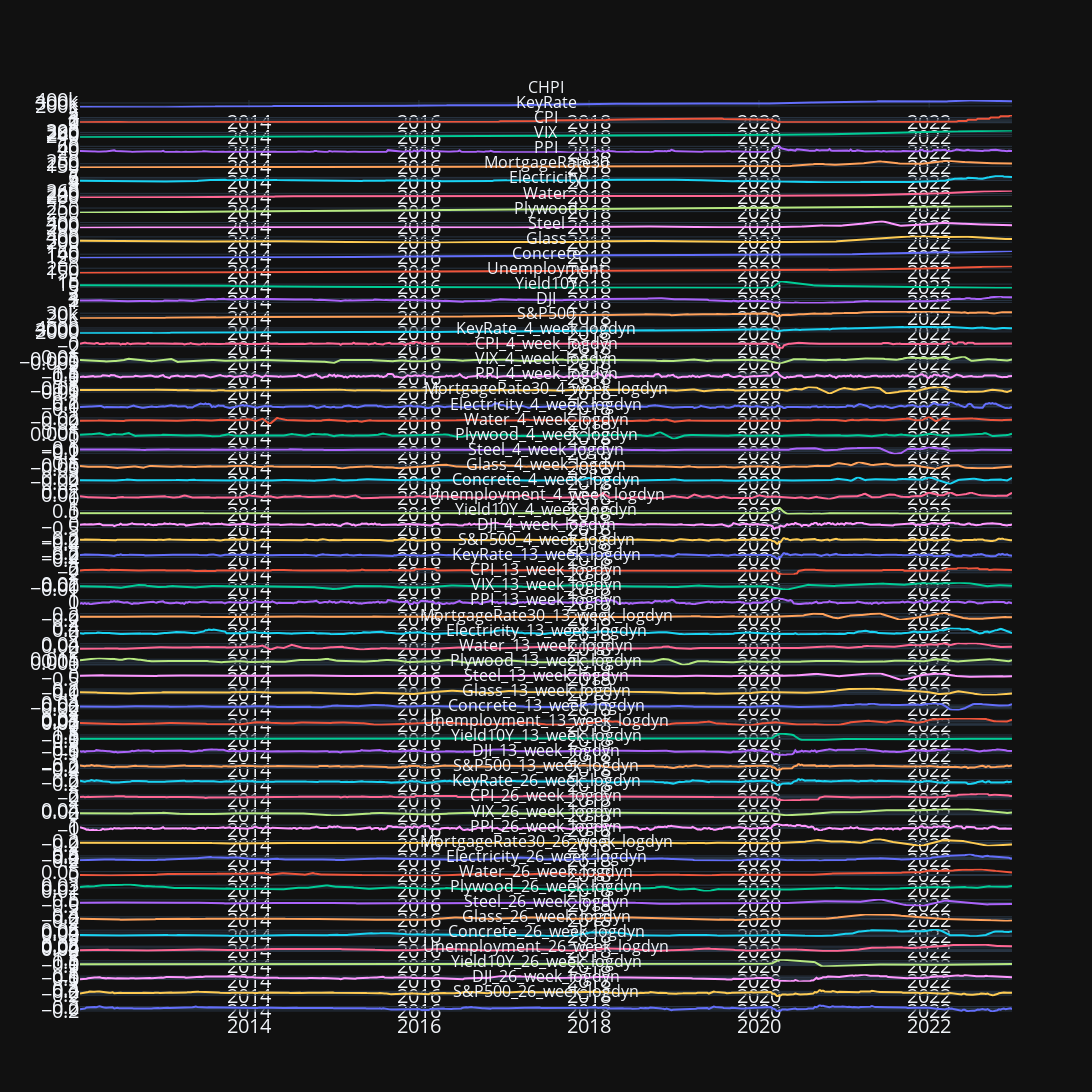

The code cell stored with this chart in its notebook:
### Code cell
# Importing other variables for EDA
data = pd.read_parquet(directory + 'Data_for_models/final_eda.parquet').set_index('date')
target = pd.read_csv(directory + 'Data/metro_aggregates.csv').set_index('date')
fixes = {'\xa0': '', ' ': '', ',': ''}
for key in fixes:
    target['CHPI'] = target['CHPI'].str.replace(key, fixes[key])
target['CHPI'] = target['CHPI'].astype(int)
target.index = pd.to_datetime(target.index)
data = target.join(data).dropna()

# Plotting dynamics of the variables
fun.variables_dynamics(data)

### Figure 1 — Plotly figure (JSON) as saved in the notebook; plotly's stock layout.template omitted (floating-point values rounded to 4 significant figures; data arrays with more than 128 entries replaced by an {"elided": "..."} marker saying what was removed)
{"data": [{"mode": "lines", "name": "CHPI", "type": "scatter", "x": {"elided": "572 str values"}, "xaxis": "x", "y": {"elided": "572 int values"}, "yaxis": "y"}, {"mode": "lines", "name": "KeyRate", "type": "scatter", "x": {"elided": "572 str values"}, "xaxis": "x2", "y": {"elided": "572 float values"}, "yaxis": "y2"}, {"mode": "lines", "name": "CPI", "type": "scatter", "x": {"elided": "572 str values"}, "xaxis": "x3", "y": {"elided": "572 float values"}, "yaxis": "y3"}, {"mode": "lines", "name": "VIX", "type": "scatter", "x": {"elided": "572 str values"}, "xaxis": "x4", "y": {"elided": "572 float values"}, "yaxis": "y4"}, {"mode": "lines", "name": "PPI", "type": "scatter", "x": {"elided": "572 str values"}, "xaxis": "x5", "y": {"elided": "572 float values"}, "yaxis": "y5"}, {"mode": "lines", "name": "MortgageRate30", "type": "scatter", "x": {"elided": "572 str values"}, "xaxis": "x6", "y": {"elided": "572 float values"}, "yaxis": "y6"}, {"mode": "lines", "name": "Electricity", "type": "scatter", "x": {"elided": "572 str values"}, "xaxis": "x7", "y": {"elided": "572 float values"}, "yaxis": "y7"}, {"mode": "lines", "name": "Water", "type": "scatter", "x": {"elided": "572 str values"}, "xaxis": "x8", "y": {"elided": "572 float values"}, "yaxis": "y8"}, {"mode": "lines", "name": "Plywood", "type": "scatter", "x": {"elided": "572 str values"}, "xaxis": "x9", "y": {"elided": "572 float values"}, "yaxis": "y9"}, {"mode": "lines", "name": "Steel", "type": "scatter", "x": {"elided": "572 str values"}, "xaxis": "x10", "y": {"elided": "572 float values"}, "yaxis": "y10"}, {"mode": "lines", "name": "Glass", "type": "scatter", "x": {"elided": "572 str values"}, "xaxis": "x11", "y": {"elided": "572 float values"}, "yaxis": "y11"}, {"mode": "lines", "name": "Concrete", "type": "scatter", "x": {"elided": "572 str values"}, "xaxis": "x12", "y": {"elided": "572 float values"}, "yaxis": "y12"}, {"mode": "lines", "name": "Unemployment", "type": "scatter", "x": {"elided": "572 str values"}, "xaxis": "x13", "y": {"elided": "572 float values"}, "yaxis": "y13"}, {"mode": "lines", "name": "Yield10Y", "type": "scatter", "x": {"elided": "572 str values"}, "xaxis": "x14", "y": {"elided": "572 float values"}, "yaxis": "y14"}, {"mode": "lines", "name": "DJI", "type": "scatter", "x": {"elided": "572 str values"}, "xaxis": "x15", "y": {"elided": "572 float values"}, "yaxis": "y15"}, {"mode": "lines", "name": "S&P500", "type": "scatter", "x": {"elided": "572 str values"}, "xaxis": "x16", "y": {"elided": "572 float values"}, "yaxis": "y16"}, {"mode": "lines", "name": "KeyRate_4_week_logdyn", "type": "scatter", "x": {"elided": "572 str values"}, "xaxis": "x17", "y": {"elided": "572 float values"}, "yaxis": "y17"}, {"mode": "lines", "name": "CPI_4_week_logdyn", "type": "scatter", "x": {"elided": "572 str values"}, "xaxis": "x18", "y": {"elided": "572 float values"}, "yaxis": "y18"}, {"mode": "lines", "name": "VIX_4_week_logdyn", "type": "scatter", "x": {"elided": "572 str values"}, "xaxis": "x19", "y": {"elided": "572 float values"}, "yaxis": "y19"}, {"mode": "lines", "name": "PPI_4_week_logdyn", "type": "scatter", "x": {"elided": "572 str values"}, "xaxis": "x20", "y": {"elided": "572 float values"}, "yaxis": "y20"}, {"mode": "lines", "name": "MortgageRate30_4_week_logdyn", "type": "scatter", "x": {"elided": "572 str values"}, "xaxis": "x21", "y": {"elided": "572 float values"}, "yaxis": "y21"}, {"mode": "lines", "name": "Electricity_4_week_logdyn", "type": "scatter", "x": {"elided": "572 str values"}, "xaxis": "x22", "y": {"elided": "572 float values"}, "yaxis": "y22"}, {"mode": "lines", "name": "Water_4_week_logdyn", "type": "scatter", "x": {"elided": "572 str values"}, "xaxis": "x23", "y": {"elided": "572 float values"}, "yaxis": "y23"}, {"mode": "lines", "name": "Plywood_4_week_logdyn", "type": "scatter", "x": {"elided": "572 str values"}, "xaxis": "x24", "y": {"elided": "572 float values"}, "yaxis": "y24"}, {"mode": "lines", "name": "Steel_4_week_logdyn", "type": "scatter", "x": {"elided": "572 str values"}, "xaxis": "x25", "y": {"elided": "572 float values"}, "yaxis": "y25"}, {"mode": "lines", "name": "Glass_4_week_logdyn", "type": "scatter", "x": {"elided": "572 str values"}, "xaxis": "x26", "y": {"elided": "572 float values"}, "yaxis": "y26"}, {"mode": "lines", "name": "Concrete_4_week_logdyn", "type": "scatter", "x": {"elided": "572 str values"}, "xaxis": "x27", "y": {"elided": "572 float values"}, "yaxis": "y27"}, {"mode": "lines", "name": "Unemployment_4_week_logdyn", "type": "scatter", "x": {"elided": "572 str values"}, "xaxis": "x28", "y": {"elided": "572 float values"}, "yaxis": "y28"}, {"mode": "lines", "name": "Yield10Y_4_week_logdyn", "type": "scatter", "x": {"elided": "572 str values"}, "xaxis": "x29", "y": {"elided": "572 float values"}, "yaxis": "y29"}, {"mode": "lines", "name": "DJI_4_week_logdyn", "type": "scatter", "x": {"elided": "572 str values"}, "xaxis": "x30", "y": {"elided": "572 float values"}, "yaxis": "y30"}, {"mode": "lines", "name": "S&P500_4_week_logdyn", "type": "scatter", "x": {"elided": "572 str values"}, "xaxis": "x31", "y": {"elided": "572 float values"}, "yaxis": "y31"}, {"mode": "lines", "name": "KeyRate_13_week_logdyn", "type": "scatter", "x": {"elided": "572 str values"}, "xaxis": "x32", "y": {"elided": "572 float values"}, "yaxis": "y32"}, {"mode": "lines", "name": "CPI_13_week_logdyn", "type": "scatter", "x": {"elided": "572 str values"}, "xaxis": "x33", "y": {"elided": "572 float values"}, "yaxis": "y33"}, {"mode": "lines", "name": "VIX_13_week_logdyn", "type": "scatter", "x": {"elided": "572 str values"}, "xaxis": "x34", "y": {"elided": "572 float values"}, "yaxis": "y34"}, {"mode": "lines", "name": "PPI_13_week_logdyn", "type": "scatter", "x": {"elided": "572 str values"}, "xaxis": "x35", "y": {"elided": "572 float values"}, "yaxis": "y35"}, {"mode": "lines", "name": "MortgageRate30_13_week_logdyn", "type": "scatter", "x": {"elided": "572 str values"}, "xaxis": "x36", "y": {"elided": "572 float values"}, "yaxis": "y36"}, {"mode": "lines", "name": "Electricity_13_week_logdyn", "type": "scatter", "x": {"elided": "572 str values"}, "xaxis": "x37", "y": {"elided": "572 float values"}, "yaxis": "y37"}, {"mode": "lines", "name": "Water_13_week_logdyn", "type": "scatter", "x": {"elided": "572 str values"}, "xaxis": "x38", "y": {"elided": "572 float values"}, "yaxis": "y38"}, {"mode": "lines", "name": "Plywood_13_week_logdyn", "type": "scatter", "x": {"elided": "572 str values"}, "xaxis": "x39", "y": {"elided": "572 float values"}, "yaxis": "y39"}, {"mode": "lines", "name": "Steel_13_week_logdyn", "type": "scatter", "x": {"elided": "572 str values"}, "xaxis": "x40", "y": {"elided": "572 float values"}, "yaxis": "y40"}, {"mode": "lines", "name": "Glass_13_week_logdyn", "type": "scatter", "x": {"elided": "572 str values"}, "xaxis": "x41", "y": {"elided": "572 float values"}, "yaxis": "y41"}, {"mode": "lines", "name": "Concrete_13_week_logdyn", "type": "scatter", "x": {"elided": "572 str values"}, "xaxis": "x42", "y": {"elided": "572 float values"}, "yaxis": "y42"}, {"mode": "lines", "name": "Unemployment_13_week_logdyn", "type": "scatter", "x": {"elided": "572 str values"}, "xaxis": "x43", "y": {"elided": "572 float values"}, "yaxis": "y43"}, {"mode": "lines", "name": "Yield10Y_13_week_logdyn", "type": "scatter", "x": {"elided": "572 str values"}, "xaxis": "x44", "y": {"elided": "572 float values"}, "yaxis": "y44"}, {"mode": "lines", "name": "DJI_13_week_logdyn", "type": "scatter", "x": {"elided": "572 str values"}, "xaxis": "x45", "y": {"elided": "572 float values"}, "yaxis": "y45"}, {"mode": "lines", "name": "S&P500_13_week_logdyn", "type": "scatter", "x": {"elided": "572 str values"}, "xaxis": "x46", "y": {"elided": "572 float values"}, "yaxis": "y46"}, {"mode": "lines", "name": "KeyRate_26_week_logdyn", "type": "scatter", "x": {"elided": "572 str values"}, "xaxis": "x47", "y": {"elided": "572 float values"}, "yaxis": "y47"}, {"mode": "lines", "name": "CPI_26_week_logdyn", "type": "scatter", "x": {"elided": "572 str values"}, "xaxis": "x48", "y": {"elided": "572 float values"}, "yaxis": "y48"}, {"mode": "lines", "name": "VIX_26_week_logdyn", "type": "scatter", "x": {"elided": "572 str values"}, "xaxis": "x49", "y": {"elided": "572 float values"}, "yaxis": "y49"}, {"mode": "lines", "name": "PPI_26_week_logdyn", "type": "scatter", "x": {"elided": "572 str values"}, "xaxis": "x50", "y": {"elided": "572 float values"}, "yaxis": "y50"}, {"mode": "lines", "name": "MortgageRate30_26_week_logdyn", "type": "scatter", "x": {"elided": "572 str values"}, "xaxis": "x51", "y": {"elided": "572 float values"}, "yaxis": "y51"}, {"mode": "lines", "name": "Electricity_26_week_logdyn", "type": "scatter", "x": {"elided": "572 str values"}, "xaxis": "x52", "y": {"elided": "572 float values"}, "yaxis": "y52"}, {"mode": "lines", "name": "Water_26_week_logdyn", "type": "scatter", "x": {"elided": "572 str values"}, "xaxis": "x53", "y": {"elided": "572 float values"}, "yaxis": "y53"}, {"mode": "lines", "name": "Plywood_26_week_logdyn", "type": "scatter", "x": {"elided": "572 str values"}, "xaxis": "x54", "y": {"elided": "572 float values"}, "yaxis": "y54"}, {"mode": "lines", "name": "Steel_26_week_logdyn", "type": "scatter", "x": {"elided": "572 str values"}, "xaxis": "x55", "y": {"elided": "572 float values"}, "yaxis": "y55"}, {"mode": "lines", "name": "Glass_26_week_logdyn", "type": "scatter", "x": {"elided": "572 str values"}, "xaxis": "x56", "y": {"elided": "572 float values"}, "yaxis": "y56"}, {"mode": "lines", "name": "Concrete_26_week_logdyn", "type": "scatter", "x": {"elided": "572 str values"}, "xaxis": "x57", "y": {"elided": "572 float values"}, "yaxis": "y57"}, {"mode": "lines", "name": "Unemployment_26_week_logdyn", "type": "scatter", "x": {"elided": "572 str values"}, "xaxis": "x58", "y": {"elided": "572 float values"}, "yaxis": "y58"}, {"mode": "lines", "name": "Yield10Y_26_week_logdyn", "type": "scatter", "x": {"elided": "572 str values"}, "xaxis": "x59", "y": {"elided": "572 float values"}, "yaxis": "y59"}, {"mode": "lines", "name": "DJI_26_week_logdyn", "type": "scatter", "x": {"elided": "572 str values"}, "xaxis": "x60", "y": {"elided": "572 float values"}, "yaxis": "y60"}, {"mode": "lines", "name": "S&P500_26_week_logdyn", "type": "scatter", "x": {"elided": "572 str values"}, "xaxis": "x61", "y": {"elided": "572 float values"}, "yaxis": "y61"}], "layout": {"annotations": [{"font": {"size": 16}, "showarrow": false, "text": "CHPI", "x": 0.5, "xanchor": "center", "xref": "paper", "y": 1.0, "yanchor": "bottom", "yref": "paper"}, {"font": {"size": 16}, "showarrow": false, "text": "KeyRate", "x": 0.5, "xanchor": "center", "xref": "paper", "y": 0.9835, "yanchor": "bottom", "yref": "paper"}, {"font": {"size": 16}, "showarrow": false, "text": "CPI", "x": 0.5, "xanchor": "center", "xref": "paper", "y": 0.9669, "yanchor": "bottom", "yref": "paper"}, {"font": {"size": 16}, "showarrow": false, "text": "VIX", "x": 0.5, "xanchor": "center", "xref": "paper", "y": 0.9504, "yanchor": "bottom", "yref": "paper"}, {"font": {"size": 16}, "showarrow": false, "text": "PPI", "x": 0.5, "xanchor": "center", "xref": "paper", "y": 0.9339, "yanchor": "bottom", "yref": "paper"}, {"font": {"size": 16}, "showarrow": false, "text": "MortgageRate30", "x": 0.5, "xanchor": "center", "xref": "paper", "y": 0.9174, "yanchor": "bottom", "yref": "paper"}, {"font": {"size": 16}, "showarrow": false, "text": "Electricity", "x": 0.5, "xanchor": "center", "xref": "paper", "y": 0.9008, "yanchor": "bottom", "yref": "paper"}, {"font": {"size": 16}, "showarrow": false, "text": "Water", "x": 0.5, "xanchor": "center", "xref": "paper", "y": 0.8843, "yanchor": "bottom", "yref": "paper"}, {"font": {"size": 16}, "showarrow": false, "text": "Plywood", "x": 0.5, "xanchor": "center", "xref": "paper", "y": 0.8678, "yanchor": "bottom", "yref": "paper"}, {"font": {"size": 16}, "showarrow": false, "text": "Steel", "x": 0.5, "xanchor": "center", "xref": "paper", "y": 0.8512, "yanchor": "bottom", "yref": "paper"}, {"font": {"size": 16}, "showarrow": false, "text": "Glass", "x": 0.5, "xanchor": "center", "xref": "paper", "y": 0.8347, "yanchor": "bottom", "yref": "paper"}, {"font": {"size": 16}, "showarrow": false, "text": "Concrete", "x": 0.5, "xanchor": "center", "xref": "paper", "y": 0.8182, "yanchor": "bottom", "yref": "paper"}, {"font": {"size": 16}, "showarrow": false, "text": "Unemployment", "x": 0.5, "xanchor": "center", "xref": "paper", "y": 0.8017, "yanchor": "bottom", "yref": "paper"}, {"font": {"size": 16}, "showarrow": false, "text": "Yield10Y", "x": 0.5, "xanchor": "center", "xref": "paper", "y": 0.7851, "yanchor": "bottom", "yref": "paper"}, {"font": {"size": 16}, "showarrow": false, "text": "DJI", "x": 0.5, "xanchor": "center", "xref": "paper", "y": 0.7686, "yanchor": "bottom", "yref": "paper"}, {"font": {"size": 16}, "showarrow": false, "text": "S&P500", "x": 0.5, "xanchor": "center", "xref": "paper", "y": 0.7521, "yanchor": "bottom", "yref": "paper"}, {"font": {"size": 16}, "showarrow": false, "text": "KeyRate_4_week_logdyn", "x": 0.5, "xanchor": "center", "xref": "paper", "y": 0.7356, "yanchor": "bottom", "yref": "paper"}, {"font": {"size": 16}, "showarrow": false, "text": "CPI_4_week_logdyn", "x": 0.5, "xanchor": "center", "xref": "paper", "y": 0.719, "yanchor": "bottom", "yref": "paper"}, {"font": {"size": 16}, "showarrow": false, "text": "VIX_4_week_logdyn", "x": 0.5, "xanchor": "center", "xref": "paper", "y": 0.7025, "yanchor": "bottom", "yref": "paper"}, {"font": {"size": 16}, "showarrow": false, "text": "PPI_4_week_logdyn", "x": 0.5, "xanchor": "center", "xref": "paper", "y": 0.686, "yanchor": "bottom", "yref": "paper"}, {"font": {"size": 16}, "showarrow": false, "text": "MortgageRate30_4_week_logdyn", "x": 0.5, "xanchor": "center", "xref": "paper", "y": 0.6694, "yanchor": "bottom", "yref": "paper"}, {"font": {"size": 16}, "showarrow": false, "text": "Electricity_4_week_logdyn", "x": 0.5, "xanchor": "center", "xref": "paper", "y": 0.6529, "yanchor": "bottom", "yref": "paper"}, {"font": {"size": 16}, "showarrow": false, "text": "Water_4_week_logdyn", "x": 0.5, "xanchor": "center", "xref": "paper", "y": 0.6364, "yanchor": "bottom", "yref": "paper"}, {"font": {"size": 16}, "showarrow": false, "text": "Plywood_4_week_logdyn", "x": 0.5, "xanchor": "center", "xref": "paper", "y": 0.6199, "yanchor": "bottom", "yref": "paper"}, {"font": {"size": 16}, "showarrow": false, "text": "Steel_4_week_logdyn", "x": 0.5, "xanchor": "center", "xref": "paper", "y": 0.6033, "yanchor": "bottom", "yref": "paper"}, {"font": {"size": 16}, "showarrow": false, "text": "Glass_4_week_logdyn", "x": 0.5, "xanchor": "center", "xref": "paper", "y": 0.5868, "yanchor": "bottom", "yref": "paper"}, {"font": {"size": 16}, "showarrow": false, "text": "Concrete_4_week_logdyn", "x": 0.5, "xanchor": "center", "xref": "paper", "y": 0.5703, "yanchor": "bottom", "yref": "paper"}, {"font": {"size": 16}, "showarrow": false, "text": "Unemployment_4_week_logdyn", "x": 0.5, "xanchor": "center", "xref": "paper", "y": 0.5537, "yanchor": "bottom", "yref": "paper"}, {"font": {"size": 16}, "showarrow": false, "text": "Yield10Y_4_week_logdyn", "x": 0.5, "xanchor": "center", "xref": "paper", "y": 0.5372, "yanchor": "bottom", "yref": "paper"}, {"font": {"size": 16}, "showarrow": false, "text": "DJI_4_week_logdyn", "x": 0.5, "xanchor": "center", "xref": "paper", "y": 0.5207, "yanchor": "bottom", "yref": "paper"}, {"font": {"size": 16}, "showarrow": false, "text": "S&P500_4_week_logdyn", "x": 0.5, "xanchor": "center", "xref": "paper", "y": 0.5042, "yanchor": "bottom", "yref": "paper"}, {"font": {"size": 16}, "showarrow": false, "text": "KeyRate_13_week_logdyn", "x": 0.5, "xanchor": "center", "xref": "paper", "y": 0.4876, "yanchor": "bottom", "yref": "paper"}, {"font": {"size": 16}, "showarrow": false, "text": "CPI_13_week_logdyn", "x": 0.5, "xanchor": "center", "xref": "paper", "y": 0.4711, "yanchor": "bottom", "yref": "paper"}, {"font": {"size": 16}, "showarrow": false, "text": "VIX_13_week_logdyn", "x": 0.5, "xanchor": "center", "xref": "paper", "y": 0.4546, "yanchor": "bottom", "yref": "paper"}, {"font": {"size": 16}, "showarrow": false, "text": "PPI_13_week_logdyn", "x": 0.5, "xanchor": "center", "xref": "paper", "y": 0.4381, "yanchor": "bottom", "yref": "paper"}, {"font": {"size": 16}, "showarrow": false, "text": "MortgageRate30_13_week_logdyn", "x": 0.5, "xanchor": "center", "xref": "paper", "y": 0.4215, "yanchor": "bottom", "yref": "paper"}, {"font": {"size": 16}, "showarrow": false, "text": "Electricity_13_week_logdyn", "x": 0.5, "xanchor": "center", "xref": "paper", "y": 0.405, "yanchor": "bottom", "yref": "paper"}, {"font": {"size": 16}, "showarrow": false, "text": "Water_13_week_logdyn", "x": 0.5, "xanchor": "center", "xref": "paper", "y": 0.3885, "yanchor": "bottom", "yref": "paper"}, {"font": {"size": 16}, "showarrow": false, "text": "Plywood_13_week_logdyn", "x": 0.5, "xanchor": "center", "xref": "paper", "y": 0.3719, "yanchor": "bottom", "yref": "paper"}, {"font": {"size": 16}, "showarrow": false, "text": "Steel_13_week_logdyn", "x": 0.5, "xanchor": "center", "xref": "paper", "y": 0.3554, "yanchor": "bottom", "yref": "paper"}, {"font": {"size": 16}, "showarrow": false, "text": "Glass_13_week_logdyn", "x": 0.5, "xanchor": "center", "xref": "paper", "y": 0.3389, "yanchor": "bottom", "yref": "paper"}, {"font": {"size": 16}, "showarrow": false, "text": "Concrete_13_week_logdyn", "x": 0.5, "xanchor": "center", "xref": "paper", "y": 0.3224, "yanchor": "bottom", "yref": "paper"}, {"font": {"size": 16}, "showarrow": false, "text": "Unemployment_13_week_logdyn", "x": 0.5, "xanchor": "center", "xref": "paper", "y": 0.3058, "yanchor": "bottom", "yref": "paper"}, {"font": {"size": 16}, "showarrow": false, "text": "Yield10Y_13_week_logdyn", "x": 0.5, "xanchor": "center", "xref": "paper", "y": 0.2893, "yanchor": "bottom", "yref": "paper"}, {"font": {"size": 16}, "showarrow": false, "text": "DJI_13_week_logdyn", "x": 0.5, "xanchor": "center", "xref": "paper", "y": 0.2728, "yanchor": "bottom", "yref": "paper"}, {"font": {"size": 16}, "showarrow": false, "text": "S&P500_13_week_logdyn", "x": 0.5, "xanchor": "center", "xref": "paper", "y": 0.2562, "yanchor": "bottom", "yref": "paper"}, {"font": {"size": 16}, "showarrow": false, "text": "KeyRate_26_week_logdyn", "x": 0.5, "xanchor": "center", "xref": "paper", "y": 0.2397, "yanchor": "bottom", "yref": "paper"}, {"font": {"size": 16}, "showarrow": false, "text": "CPI_26_week_logdyn", "x": 0.5, "xanchor": "center", "xref": "paper", "y": 0.2232, "yanchor": "bottom", "yref": "paper"}, {"font": {"size": 16}, "showarrow": false, "text": "VIX_26_week_logdyn", "x": 0.5, "xanchor": "center", "xref": "paper", "y": 0.2067, "yanchor": "bottom", "yref": "paper"}, {"font": {"size": 16}, "showarrow": false, "text": "PPI_26_week_logdyn", "x": 0.5, "xanchor": "center", "xref": "paper", "y": 0.1901, "yanchor": "bottom", "yref": "paper"}, {"font": {"size": 16}, "showarrow": false, "text": "MortgageRate30_26_week_logdyn", "x": 0.5, "xanchor": "center", "xref": "paper", "y": 0.1736, "yanchor": "bottom", "yref": "paper"}, {"font": {"size": 16}, "showarrow": false, "text": "Electricity_26_week_logdyn", "x": 0.5, "xanchor": "center", "xref": "paper", "y": 0.1571, "yanchor": "bottom", "yref": "paper"}, {"font": {"size": 16}, "showarrow": false, "text": "Water_26_week_logdyn", "x": 0.5, "xanchor": "center", "xref": "paper", "y": 0.1406, "yanchor": "bottom", "yref": "paper"}, {"font": {"size": 16}, "showarrow": false, "text": "Plywood_26_week_logdyn", "x": 0.5, "xanchor": "center", "xref": "paper", "y": 0.124, "yanchor": "bottom", "yref": "paper"}, {"font": {"size": 16}, "showarrow": false, "text": "Steel_26_week_logdyn", "x": 0.5, "xanchor": "center", "xref": "paper", "y": 0.1075, "yanchor": "bottom", "yref": "paper"}, {"font": {"size": 16}, "showarrow": false, "text": "Glass_26_week_logdyn", "x": 0.5, "xanchor": "center", "xref": "paper", "y": 0.09097, "yanchor": "bottom", "yref": "paper"}, {"font": {"size": 16}, "showarrow": false, "text": "Concrete_26_week_logdyn", "x": 0.5, "xanchor": "center", "xref": "paper", "y": 0.07444, "yanchor": "bottom", "yref": "paper"}, {"font": {"size": 16}, "showarrow": false, "text": "Unemployment_26_week_logdyn", "x": 0.5, "xanchor": "center", "xref": "paper", "y": 0.05791, "yanchor": "bottom", "yref": "paper"}, {"font": {"size": 16}, "showarrow": false, "text": "Yield10Y_26_week_logdyn", "x": 0.5, "xanchor": "center", "xref": "paper", "y": 0.04139, "yanchor": "bottom", "yref": "paper"}, {"font": {"size": 16}, "showarrow": false, "text": "DJI_26_week_logdyn", "x": 0.5, "xanchor": "center", "xref": "paper", "y": 0.02486, "yanchor": "bottom", "yref": "paper"}, {"font": {"size": 16}, "showarrow": false, "text": "S&P500_26_week_logdyn", "x": 0.5, "xanchor": "center", "xref": "paper", "y": 0.008331, "yanchor": "bottom", "yref": "paper"}], "font": {"size": 20}, "height": 18300, "showlegend": false, "width": 1500, "xaxis": {"anchor": "y", "domain": [0, 1]}, "xaxis10": {"anchor": "y10", "domain": [0, 1]}, "xaxis11": {"anchor": "y11", "domain": [0, 1]}, "xaxis12": {"anchor": "y12", "domain": [0, 1]}, "xaxis13": {"anchor": "y13", "domain": [0, 1]}, "xaxis14": {"anchor": "y14", "domain": [0, 1]}, "xaxis15": {"anchor": "y15", "domain": [0, 1]}, "xaxis16": {"anchor": "y16", "domain": [0, 1]}, "xaxis17": {"anchor": "y17", "domain": [0, 1]}, "xaxis18": {"anchor": "y18", "domain": [0, 1]}, "xaxis19": {"anchor": "y19", "domain": [0, 1]}, "xaxis2": {"anchor": "y2", "domain": [0, 1]}, "xaxis20": {"anchor": "y20", "domain": [0, 1]}, "xaxis21": {"anchor": "y21", "domain": [0, 1]}, "xaxis22": {"anchor": "y22", "domain": [0, 1]}, "xaxis23": {"anchor": "y23", "domain": [0, 1]}, "xaxis24": {"anchor": "y24", "domain": [0, 1]}, "xaxis25": {"anchor": "y25", "domain": [0, 1]}, "xaxis26": {"anchor": "y26", "domain": [0, 1]}, "xaxis27": {"anchor": "y27", "domain": [0, 1]}, "xaxis28": {"anchor": "y28", "domain": [0, 1]}, "xaxis29": {"anchor": "y29", "domain": [0, 1]}, "xaxis3": {"anchor": "y3", "domain": [0, 1]}, "xaxis30": {"anchor": "y30", "domain": [0, 1]}, "xaxis31": {"anchor": "y31", "domain": [0, 1]}, "xaxis32": {"anchor": "y32", "domain": [0, 1]}, "xaxis33": {"anchor": "y33", "domain": [0, 1]}, "xaxis34": {"anchor": "y34", "domain": [0, 1]}, "xaxis35": {"anchor": "y35", "domain": [0, 1]}, "xaxis36": {"anchor": "y36", "domain": [0, 1]}, "xaxis37": {"anchor": "y37", "domain": [0, 1]}, "xaxis38": {"anchor": "y38", "domain": [0, 1]}, "xaxis39": {"anchor": "y39", "domain": [0, 1]}, "xaxis4": {"anchor": "y4", "domain": [0, 1]}, "xaxis40": {"anchor": "y40", "domain": [0, 1]}, "xaxis41": {"anchor": "y41", "domain": [0, 1]}, "xaxis42": {"anchor": "y42", "domain": [0, 1]}, "xaxis43": {"anchor": "y43", "domain": [0, 1]}, "xaxis44": {"anchor": "y44", "domain": [0, 1]}, "xaxis45": {"anchor": "y45", "domain": [0, 1]}, "xaxis46": {"anchor": "y46", "domain": [0, 1]}, "xaxis47": {"anchor": "y47", "domain": [0, 1]}, "xaxis48": {"anchor": "y48", "domain": [0, 1]}, "xaxis49": {"anchor": "y49", "domain": [0, 1]}, "xaxis5": {"anchor": "y5", "domain": [0, 1]}, "xaxis50": {"anchor": "y50", "domain": [0, 1]}, "xaxis51": {"anchor": "y51", "domain": [0, 1]}, "xaxis52": {"anchor": "y52", "domain": [0, 1]}, "xaxis53": {"anchor": "y53", "domain": [0, 1]}, "xaxis54": {"anchor": "y54", "domain": [0, 1]}, "xaxis55": {"anchor": "y55", "domain": [0, 1]}, "xaxis56": {"anchor": "y56", "domain": [0, 1]}, "xaxis57": {"anchor": "y57", "domain": [0, 1]}, "xaxis58": {"anchor": "y58", "domain": [0, 1]}, "xaxis59": {"anchor": "y59", "domain": [0, 1]}, "xaxis6": {"anchor": "y6", "domain": [0, 1]}, "xaxis60": {"anchor": "y60", "domain": [0, 1]}, "xaxis61": {"anchor": "y61", "domain": [0, 1]}, "xaxis7": {"anchor": "y7", "domain": [0, 1]}, "xaxis8": {"anchor": "y8", "domain": [0, 1]}, "xaxis9": {"anchor": "y9", "domain": [0, 1]}, "yaxis": {"anchor": "x", "domain": [0.9917, 1.0]}, "yaxis10": {"anchor": "x10", "domain": [0.8429, 0.8512]}, "yaxis11": {"anchor": "x11", "domain": [0.8264, 0.8347]}, "yaxis12": {"anchor": "x12", "domain": [0.8099, 0.8182]}, "yaxis13": {"anchor": "x13", "domain": [0.7933, 0.8017]}, "yaxis14": {"anchor": "x14", "domain": [0.7768, 0.7851]}, "yaxis15": {"anchor": "x15", "domain": [0.7603, 0.7686]}, "yaxis16": {"anchor": "x16", "domain": [0.7438, 0.7521]}, "yaxis17": {"anchor": "x17", "domain": [0.7272, 0.7356]}, "yaxis18": {"anchor": "x18", "domain": [0.7107, 0.719]}, "yaxis19": {"anchor": "x19", "domain": [0.6942, 0.7025]}, "yaxis2": {"anchor": "x2", "domain": [0.9751, 0.9835]}, "yaxis20": {"anchor": "x20", "domain": [0.6776, 0.686]}, "yaxis21": {"anchor": "x21", "domain": [0.6611, 0.6694]}, "yaxis22": {"anchor": "x22", "domain": [0.6446, 0.6529]}, "yaxis23": {"anchor": "x23", "domain": [0.6281, 0.6364]}, "yaxis24": {"anchor": "x24", "domain": [0.6115, 0.6199]}, "yaxis25": {"anchor": "x25", "domain": [0.595, 0.6033]}, "yaxis26": {"anchor": "x26", "domain": [0.5785, 0.5868]}, "yaxis27": {"anchor": "x27", "domain": [0.5619, 0.5703]}, "yaxis28": {"anchor": "x28", "domain": [0.5454, 0.5537]}, "yaxis29": {"anchor": "x29", "domain": [0.5289, 0.5372]}, "yaxis3": {"anchor": "x3", "domain": [0.9586, 0.9669]}, "yaxis30": {"anchor": "x30", "domain": [0.5124, 0.5207]}, "yaxis31": {"anchor": "x31", "domain": [0.4958, 0.5042]}, "yaxis32": {"anchor": "x32", "domain": [0.4793, 0.4876]}, "yaxis33": {"anchor": "x33", "domain": [0.4628, 0.4711]}, "yaxis34": {"anchor": "x34", "domain": [0.4463, 0.4546]}, "yaxis35": {"anchor": "x35", "domain": [0.4297, 0.4381]}, "yaxis36": {"anchor": "x36", "domain": [0.4132, 0.4215]}, "yaxis37": {"anchor": "x37", "domain": [0.3967, 0.405]}, "yaxis38": {"anchor": "x38", "domain": [0.3801, 0.3885]}, "yaxis39": {"anchor": "x39", "domain": [0.3636, 0.3719]}, "yaxis4": {"anchor": "x4", "domain": [0.9421, 0.9504]}, "yaxis40": {"anchor": "x40", "domain": [0.3471, 0.3554]}, "yaxis41": {"anchor": "x41", "domain": [0.3306, 0.3389]}, "yaxis42": {"anchor": "x42", "domain": [0.314, 0.3224]}, "yaxis43": {"anchor": "x43", "domain": [0.2975, 0.3058]}, "yaxis44": {"anchor": "x44", "domain": [0.281, 0.2893]}, "yaxis45": {"anchor": "x45", "domain": [0.2644, 0.2728]}, "yaxis46": {"anchor": "x46", "domain": [0.2479, 0.2562]}, "yaxis47": {"anchor": "x47", "domain": [0.2314, 0.2397]}, "yaxis48": {"anchor": "x48", "domain": [0.2149, 0.2232]}, "yaxis49": {"anchor": "x49", "domain": [0.1983, 0.2067]}, "yaxis5": {"anchor": "x5", "domain": [0.9256, 0.9339]}, "yaxis50": {"anchor": "x50", "domain": [0.1818, 0.1901]}, "yaxis51": {"anchor": "x51", "domain": [0.1653, 0.1736]}, "yaxis52": {"anchor": "x52", "domain": [0.1488, 0.1571]}, "yaxis53": {"anchor": "x53", "domain": [0.1322, 0.1406]}, "yaxis54": {"anchor": "x54", "domain": [0.1157, 0.124]}, "yaxis55": {"anchor": "x55", "domain": [0.09917, 0.1075]}, "yaxis56": {"anchor": "x56", "domain": [0.08264, 0.09097]}, "yaxis57": {"anchor": "x57", "domain": [0.06611, 0.07444]}, "yaxis58": {"anchor": "x58", "domain": [0.04958, 0.05791]}, "yaxis59": {"anchor": "x59", "domain": [0.03306, 0.04139]}, "yaxis6": {"anchor": "x6", "domain": [0.909, 0.9174]}, "yaxis60": {"anchor": "x60", "domain": [0.01653, 0.02486]}, "yaxis61": {"anchor": "x61", "domain": [0, 0.008331]}, "yaxis7": {"anchor": "x7", "domain": [0.8925, 0.9008]}, "yaxis8": {"anchor": "x8", "domain": [0.876, 0.8843]}, "yaxis9": {"anchor": "x9", "domain": [0.8594, 0.8678]}}}
